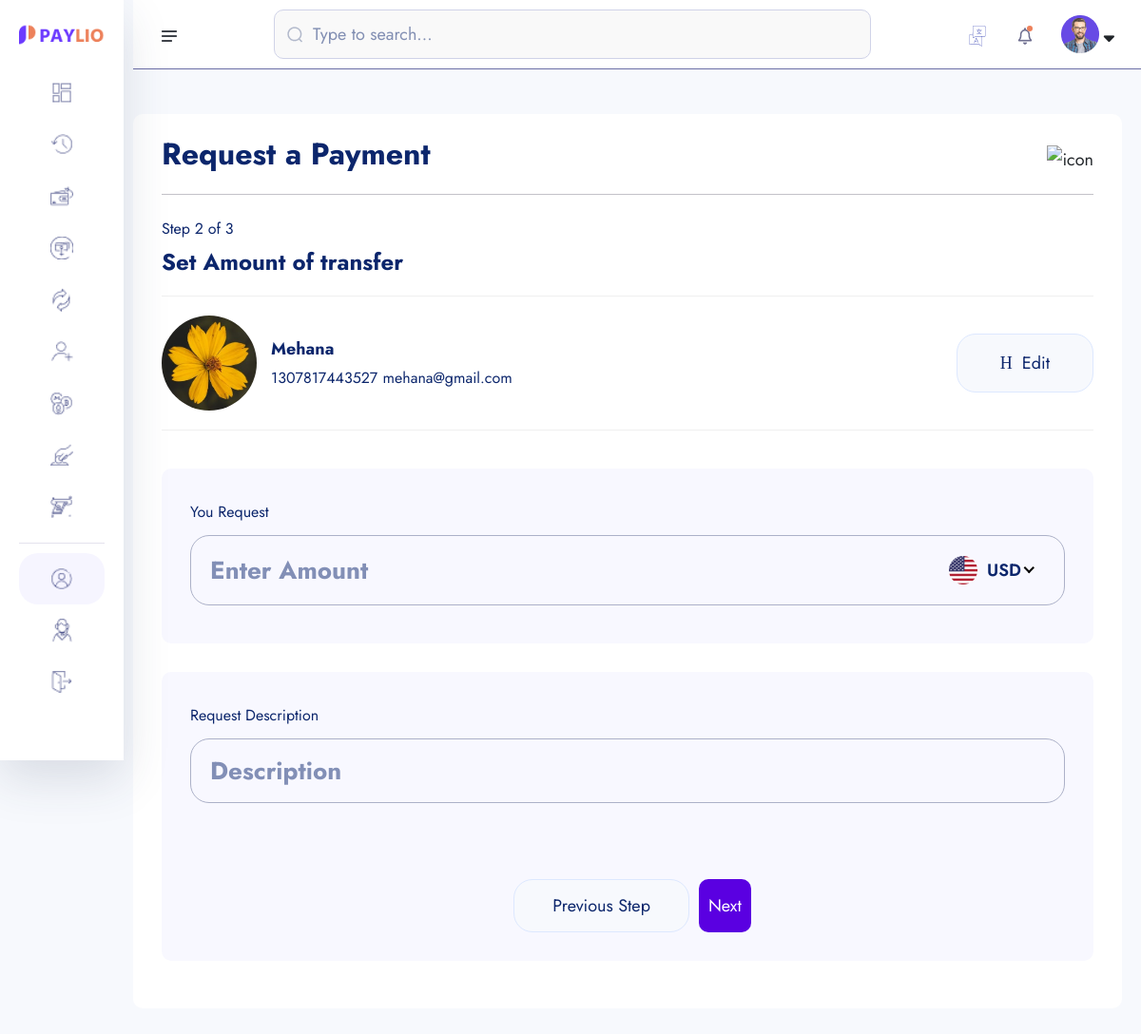
/request_amount_transfer/1307817443527/, run on the app's committed database.
### account/models.py (models this page shows, shortened)
class Account(models.Model):
    id = models.UUIDField(primary_key=True, unique=True, default=uuid.uuid4, editable=False)
    user = models.OneToOneField(User, on_delete=models.CASCADE)
    account_balance = models.DecimalField(max_digits=12, decimal_places=2, default=0.00)
    account_number = ShortUUIDField(unique=True, length=10, max_length=25, prefix='130', alphabet="0123456789")
    account_id = ShortUUIDField(unique=True, length=10, max_length=25, prefix='DEX', alphabet="0123456789")
    red_code = ShortUUIDField(unique=True,length=10, max_length=20, alphabet='abcdefgh0123456789')
    account_status = models.CharField(max_length=100, choices=ACCOUNT_STATUS, default='in-active')
    pin_number = ShortUUIDField(length=4, max_length=4, alphabet="0123456789", default=generate_default_pin)
    date = models.DateTimeField(auto_now_add=True)
    kyc_submitted = models.BooleanField(default=False)
    kyc_confirmed = models.BooleanField(default=False)
    recommended_by = models.ForeignKey(User, on_delete=models.DO_NOTHING, blank=True, null=True, related_name='recomended')
    class Meta:
        ordering = ['-date']

class KYC(models.Model):
    id = models.UUIDField(primary_key=True, unique=True, default=uuid.uuid4, editable=False)
    user = models.OneToOneField(User, on_delete=models.CASCADE)
    account = models.OneToOneField(Account, on_delete=models.CASCADE, null=True, blank=True)
    full_name = models.CharField(max_length=1000)
    image = models.ImageField(upload_to='kyc', default='default.jpg')
    maritial_status = models.CharField(choices=MARITAL_STATUS, max_length=40)
    gender = models.CharField(choices=GENDER_STATUS, max_length=50)
    identity_types = models.CharField(choices=IDENTITY_TYPES, max_length=200)
    identity_image = models.ImageField(upload_to='kyc', null=True, blank=True)
    date_of_birth = models.DateTimeField(auto_now_add=False)
    signature = models.ImageField(upload_to='kyc', )
    country = models.CharField(max_length=100)
    state = models.CharField(max_length=100)
    district = models.CharField(max_length=100)
    pincode = models.CharField(max_length=50)
    mobile_number = models.CharField(max_length=100)
    fax = models.CharField(max_length=1000)
    date = models.DateField(auto_now_add=True)

### userauths/models.py (models this page shows, shortened)
class User(AbstractUser):
    username = models.CharField(max_length=200)
    email = models.EmailField(unique=True)
    is_staff = models.BooleanField(default=True)
    is_superuser = models.BooleanField(default=True)
    USERNAME_FIELD = 'email'
    REQUIRED_FIELDS = ['username']

### core/payment_request.py (the view)
# urls.py: path("request_amount_transfer/<account_number>/", payment_request.request_amount_transfer, name="request_amount_transfer"),
def request_amount_transfer(request, account_number):# requesting for amount
    try:
         requested_account = Account.objects.get(account_number=account_number)
    except:
        messages.warning(request, "Account does not exist.")
        return redirect("core:search-requested-account")
    context = {
        'account':requested_account
    }
    return render(request, "payment-request/request-amount-transfer.html", context )

### templates/payment-request/request-amount-transfer.html (shortened to what this page needs)
{% extends "partials/dashboard-base.html" %}
{% load static %}
{% load humanize %}
{% block content %}
    <section class="dashboard-section body-collapse pay step step-2">
        <div class="overlay pt-120">
            <div class="container-fruid">
                <div class="main-content">
                    <div class="head-area d-flex align-items-center justify-content-between">
                        <h4>Request a Payment</h4>
                        <div class="icon-area">
                            <img src="{% static 'assets/images/icon/support-icon.png' %}" alt="icon">
                        </div>
                    </div>
                    <div class="choose-recipient">
                        <div class="step-area">
                            <span class="mdr">Step 2 of 3</span>
                            <h5>Set Amount of transfer</h5>
                        </div>
                        <div class="user-select">
                            <div class="single-user">
                                <div class="left d-flex align-items-center">
                                    <div class="img-area">
                                        <img src="{{ account.user.kyc.image.url }}" alt="image" style="width:100px; height:100px; border-radius:50%; object-fit:cover">
                                    </div>
                                    <div class="text-area">
                                        <p>{{ account.user.kyc.full_name }}</p>
                                        <span class="mdr">{{account.account_number}}</span>
                                        <span class="mdr">{{account.user.email}}</span>
                                    </div>
                                </div>
                                <div class="right">
                                    <a href="{% url 'core:search-account'%}">
                                        <i class="icon-h-edit"></i>
                                        Edit
                                    </a>
                                </div>
                            </div>
                        </div>
                    </div>
                    <form action="{% url 'core:request_amount_transfer_process' account.account_number %}" method="POST">
                        <div class="send-banance">
                            <span class="mdr">You Request</span>
                            <div class="input-area">
                                <input class="xxlr" placeholder="Enter Amount" type="number" name="request_amount" id="amount_sent">
                            </div>
                        </div>
                        <div class="send-banance">
                            <span class="mdr">Request Description</span>
                            <div class="input-area">
                                <input class="xxlr"  placeholder="Description" type="text" name="request_description" id="amount_sent">
                            </div>
                        <br>
                        <div class="footer-area mt-40">
                            <a href="{% url "core:search-requested-account" %}">Previous Step</a>
                            <button type="submit" class="active" style="padding: 10px; border-radius:10px; background:rgb(90, 0, 225); color:#fff">Next</button>
                        </div>
                    </form>
                </div>
            </div>
        </div>
    </section>
{% endblock content %}

### data on the page
Account: user.kyc.image (picture), user.kyc.full_name "Mehana", account_number "1307817443527", user.email "mehana@gmail.com"
